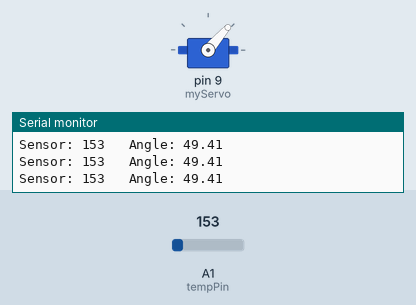
This sketch was run on a simulated Arduino Uno, built with avr-gcc and run on an emulated ATmega328P. On the bench: servo, the last lines printed to the serial monitor. The test bench sets the inputs (shaded band); at power-on: A1 (tempPin) = 153.

Above: at 1.2 s.
1.3 s: A1 (tempPin) set to 165
At 2.2 s:
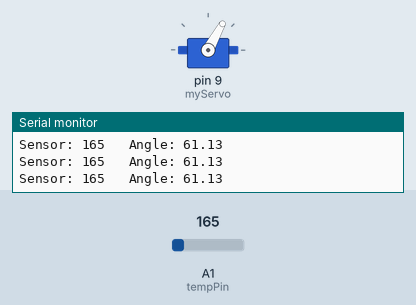
2.8 s: A1 (tempPin) set to 186
At 4.0 s:
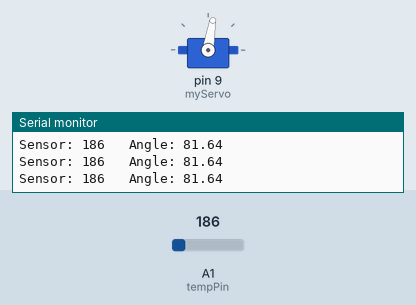
4.3 s: A1 (tempPin) set to 215
At 4.8 s:
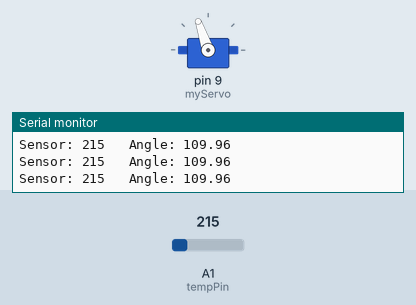
5.8 s: A1 (tempPin) set to 133
At 6.5 s:
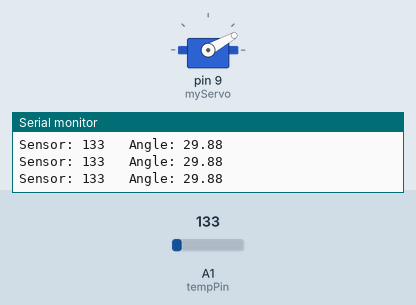
7.3 s: A1 (tempPin) set to 114
At 8.4 s:
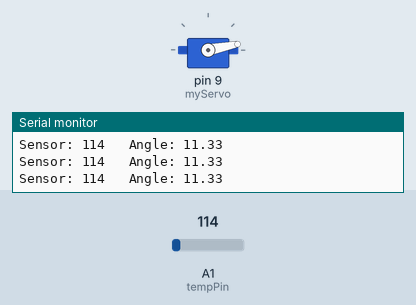
Timing chart, 0 to 9.8 s (numbered marks = the images above; inputs shaded):
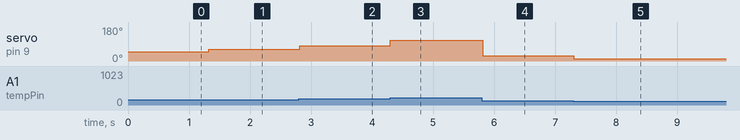

Measured:
- the behaviour switches between 204 and 205 on A1 (tempPin) (found by bisection; images 2 and 3)
- after the input at 1.3 s, servo on pin 9 (myServo): 49° → 61° at once
- after the input at 2.8 s, servo on pin 9 (myServo): 61° → 81° at once
- after the input at 4.3 s, servo on pin 9 (myServo): 81° → 109° at once
- after the input at 5.8 s, servo on pin 9 (myServo): 109° → 29° at once
- after the input at 7.3 s, servo on pin 9 (myServo): 29° → 11° at once

The sketch:

05_servo_motor_with_temperature_sensor.ino
```cpp
#include <Servo.h> // load servo library
Servo myServo;

int const tempPin = A1; // define the input pin from the temperature sensor
int tempValue; // define the sensor value
float angle; // define the motor value
float voltage;
float temperature;


void setup() {
  // put your setup code here, to run once:
  myServo.attach(9); // define the output pin for the servo motor

  Serial.begin(9600); // send to serial window with 9600 baud rate
}

void loop() {
  // put your main code here, to run repeatedly:
  tempValue = analogRead(tempPin); // read value from the temperature sensor
  voltage = (tempValue / 1024.0) * 5.0; // compute the voltage from the input value
  temperature = (voltage - 0.5) * 100; // compute the actual temperature from the voltage

  angle = temperature * 2; // compute the angle value from the sensor value
  myServo.write(angle); // send the angle to the servo motor to move the motor
  delay(15); // short dealy to let the motor move to its position

  Serial.print("Sensor: "); // print the sensor value and the angle in the serial window
  Serial.print(tempValue);
  Serial.print("\t Angle: ");
  Serial.print(angle);
  Serial.println();
}
```
